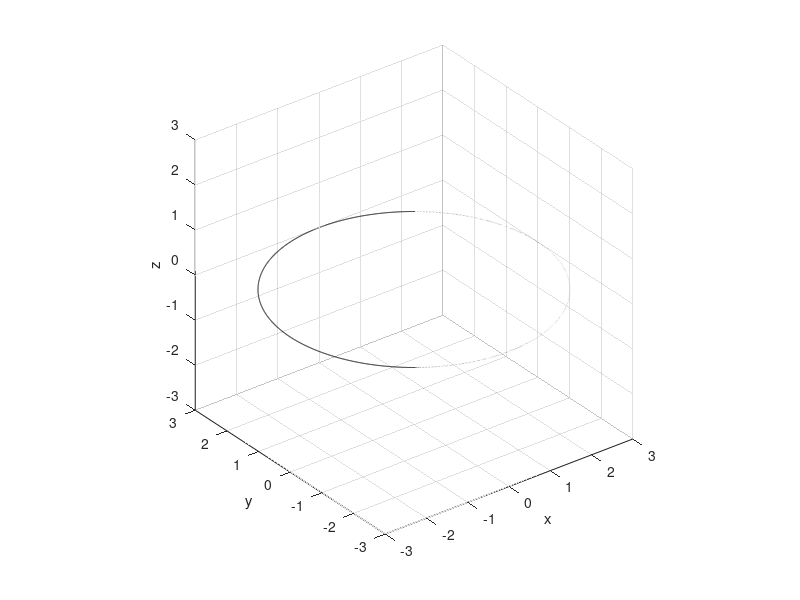

Reproduce this figure in MATLAB. (Note: this script raises an error after producing the figure.)
%  Author:
%   Rui Li (raysworld@outlook.com)
%
%  LOG:
%   2014-04-11: Create the file.
%   2014-05-20: Fix some small bugs, which solves some display issues in
%               32-bit OS.
%   2014-07-16: Add some comments
%   2014-07-17: Add output: 'O_pe_H', which corresponds to the center point
%               of the lower surface of the peg when the peg and hole are
%               touched each other.
%               Fixed a bug on edge_point determination.
%   2014-07-18��Distinguish radius of peg and radius of hole
%

%%
clear all
close all
clc
%% ����
% ��ײ���
R = 3;      % ��װ뾶
R_peg = 3.0;
R_hole = 3.0;
d_ecc = 1;  % ƫ�ľ�(��X_pe�᷽��)
h_ecc = 3;  % ƫ�ľ�(��Z_pe����)

% peg-e��hole����ϵ�Ĺ�ϵ����[Xpe Ype Zpe theta_xe theta_ye theta_ze]
theta_x_pe_H = pi/4;       % ���ƿ�(H)����ϵx��ת���ĽǶ�
theta_y_pe_H = pi/6;         % ���ƿ�(H)����ϵy��ת���ĽǶ�
theta_z_pe_H = 0;                % ���ƿ�(H)����ϵz��ת���ĽǶ�(���趨����Ϊ����Ҫ�ڸ��᷽����ת)
O_x_pe_H = 0.6;                         % ��ĵ������ĵ��ڿ�����ϵx�᷽��ƫ��׵����ĵ�ľ���
O_y_pe_H = 2.6;                         % ��ĵ������ĵ��ڿ�����ϵy�᷽��ƫ��׵����ĵ�ľ���
O_z_pe_H = 3;                         % ��ĵ������ĵ��ڿ�����ϵz�᷽��ƫ��׵����ĵ�ľ���

% ����ȫ�������棬�������ݲ����޸�!!!!!!!!!!!!!!!!!!!!!!!!!!!!!!!!!!!!!!!!!!!!!!!
%--------------------------------------------------------------------------
%% ��־λ
flag = [];
flag.outrange = 0;          % ��͵��Ƿ���hole��Χ�ڣ�����Ϊ0��������Ϊ1
flag.inter = 0;             % ͶӰ���Բ���������ֵΪn����n������
flag.contact = 0;           % ����׵ĽӴ��������ֵΪn����n���Ӵ��㣬-1Ϊ����Ӵ�
% �����͵��z����ֵ
d_lowest = NaN;

%% ��׼Բ�����ڸ��ֱ任�ͻ�ͼ
theta = linspace(0, 2*pi, 3601);
% rr = R;
% xx = rr * cos(t);
% yy = rr * sin(t);
% zz = zeros(1,length(t));
% ww = ones(1,length(t));

rr_p = R_peg;
xx_p = rr_p * cos(theta);
yy_p = rr_p * sin(theta);
zz_p = zeros(1,length(theta));
ww_p = ones(1,length(theta));

rr_h = R_hole;
xx_h = rr_p * cos(theta);
yy_h = rr_p * sin(theta);
zz_h = zeros(1,length(theta));
ww_h = ones(1,length(theta));


%%
% hole����ϵ(������ϵ)------------------------------------------------------
frame_H = eye(4);
% ����hole
plot3(xx_h, yy_h, zz_h, 'k');
hold on
% �������ע
xlabel('x'); ylabel('y'); zlabel('z');

grid on
axis equal
axis auto

% peg-e����ϵ(ƫ�����²��̶�)-----------------------------------------------

axis_o_pe = [1 0 0]';
axis_n_pe = [0 1 0]';
axis_a_pe = [0 0 1]';
O_pe = [0 0 0]';
frame_pe = [axis_o_pe axis_n_pe axis_a_pe O_pe;0 0 0 1];
% peg-e����ϵ��hole����ϵ�µı�ʾ(�任)
T_pe_H = trans([O_x_pe_H O_y_pe_H O_z_pe_H])*rot([0 1 0], theta_y_pe_H)*rot([1 0 0], theta_x_pe_H);
frame_pe_H = T_pe_H * frame_pe;
% peg-e����ϵ�������ᡢԭ����hole����ϵ�µı�ʾ(�任���)
axis_o_pe_H = frame_pe_H(1:3,1);      % peg-e����ϵ��x��
axis_n_pe_H = frame_pe_H(1:3,2);      % peg-e����ϵ��y��
axis_a_pe_H = frame_pe_H(1:3,3);      % peg-e����ϵ��z��
O_pe_H = frame_pe_H(1:3,4);                 % peg-e����ϵ��ԭ��

%% ����peg-e����Բ
% peg-e�����Բ
points = T_pe_H * [xx_p;yy_p;zz_p;ww_p];
plot3(points(1,:),points(2,:),points(3,:),'k');
hold on
% peg-e�����Բ��ԭ��
plot3(O_pe_H(1),O_pe_H(2),O_pe_H(3),'r.');
% peg-e�����Բ��XOY(hole)ƽ���ϵ�ͶӰ
plot3(points(1,:),points(2,:),zz_p,'k');


%%
px = points(1,:);
py = points(2,:);
pz = points(3,:);

% ca = cos(theta_x_pe_H);
% cb = cos(theta_y_pe_H);
% cc = cos(theta_z_pe_H);

ca = axis_o_pe' * axis_a_pe_H;
cb = axis_n_pe' * axis_a_pe_H;
cc = axis_a_pe' * axis_a_pe_H;
cs = ca^2 + cb^2;

cdelta = (px*ca + py*cb).^2 - cs*(px.^2 + py.^2 - R^2);

delta_idx = cdelta<0;
px(delta_idx) = NaN;
py(delta_idx) = NaN;
pz(delta_idx) = NaN;
cdelta(delta_idx) = NaN;

ppx=zeros(2, length(px));
ppy=zeros(2, length(px));
ppz=zeros(2, length(px));

t = [(-(px*ca+py*cb) + sqrt(cdelta)) / cs;...
    (-(px*ca+py*cb) - sqrt(cdelta)) / cs];

figure(4);
subplot(4,1,1);plot(theta,t(1,:));title('t(\Delta>0)');
subplot(4,1,2);plot(theta,t(2,:));title('t(\Delta<0)');
figure(1);

for i=1:2
    ppx(i,:) = px + t(i,:) * ca;
    ppy(i,:) = py + t(i,:) * cb;
    ppz(i,:) = pz + t(i,:) * cc;
    
    t_idx = t(i,:)<0;
    ppx(i,t_idx) = NaN;
    ppy(i,t_idx) = NaN;
    ppz(i,t_idx) = NaN;
    
    plot3(ppx(i,:),ppy(i,:),ppz(i,:),'Marker','.','Color',[rand(1) rand(1) rand(1)]);
    
    figure(4);
    subplot(4,1,i);hold on;plot(theta(t_idx),t(i,t_idx),'r.');
    figure(1);
end



% for i=1:length(ppx(1,:))
%     plot3(ppx(1,i),ppy(1,i),ppz(1,i),'Marker','.','Color','r');
% %     pause(0.05)
% end
% for i=1:length(ppx(1,:))
%     plot3(ppx(2,i),ppy(2,i),ppz(2,i),'Marker','.','Color','b');
% %     pause(0.05)
% end

real_ppz = ppz(1,:);
real_idx = isnan(ppz(1,:));
real_ppz(real_idx) = [];
idx1 = localMaximum(-real_ppz);
for i=1:length(idx1)
    temp = find(ppz(1,:) == real_ppz(idx1(i)));
    idx1(i) = temp(1);
end

real_ppz = ppz(2,:);
real_idx = isnan(ppz(2,:));
real_ppz(real_idx) = [];
idx2 = localMaximum(-real_ppz);
for i=1:length(idx2)
    temp = find(ppz(2,:) == real_ppz(idx2(i)));
    idx2(i) = temp;
end
% idx1 = localMaximum(-ppz(1,:));
% idx2 = localMaximum(-ppz(2,:));
% % ��ǳ�ʼ��ֵ��
% plot3(ppx(1,idx1), ppy(1,idx1), ppz(1,idx1), 'rd');
% plot3(ppx(2,idx2), ppy(2,idx2), ppz(2,idx2), 'bd');

figure(4);
subplot(4,1,3);plot(theta,ppz(1,:));title('z(\Delta>0)');
subplot(4,1,4);plot(theta,ppz(2,:));title('z(\Delta<0)');

subplot(4,1,3);hold on;plot(theta(idx1),ppz(1,idx1), 'g*');
subplot(4,1,4);hold on;plot(theta(idx2),ppz(2,idx2), 'g*');
figure(1);


% for 1
k=1;
delta1 = pi;
delta2 = pi;

theta_new1 = theta(idx1);
tt_new1 = zeros(1, length(idx1));
local_min_point1 = zeros(3, length(idx1));
ttt1 = zeros(length(idx1), 101);

theta_new2 = theta(idx2);
tt_new2 = zeros(1, length(idx2));
local_min_point2 = zeros(3, length(idx2));
ttt2 = zeros(length(idx2), 101);
while(k < 10)
    delta1 = delta1/2;
    delta2 = delta2/2;
    
    for i=1:length(idx1)
        aa = theta_new1(i)-delta1; if aa < 0 , aa = 0; end
        bb = theta_new1(i)+delta1; if bb > 2*pi , bb = 2*pi; end
        ttt1(i,:) = linspace(aa, bb, 101);
        P = create_ellipse_proj(R, ttt1(i,:), T_pe_H);
        px = P(1,:);
        py = P(2,:);
        pz = P(3,:);
        
        cdelta = (px*ca + py*cb).^2 - cs*(px.^2 + py.^2 - R^2);
        
        delta_idx = cdelta<0;
        px(delta_idx) = NaN;
        py(delta_idx) = NaN;
        pz(delta_idx) = NaN;
        cdelta(delta_idx) = NaN;
        
        t1 = (-(px*ca+py*cb) + sqrt(cdelta)) / cs;
        
        t_idx = t1<0;
        px(t_idx) = NaN;
        py(t_idx) = NaN;
        pz(t_idx) = NaN;
        t1(t_idx) = NaN;
        
        ppx1 = px + t1 * ca;
        ppy1 = py + t1 * cb;
        ppz1 = pz + t1 * cc;
        
        [~,min_idx] = min(ppz1);
        %         plot3(ppx1(min_idx), ppy1(min_idx), ppz1(min_idx), 'gd');
        
        theta_new1(i) = ttt1(i, min_idx);
        tt_new1(i) = t1(min_idx);
        local_min_point1(:,i) = [ppx1(min_idx), ppy1(min_idx), ppz1(min_idx)].';
        
        figure(4);
        subplot(4,1,1);hold on;plot(theta(min_idx),t(1,min_idx),'g*');
        figure(1);
    end
    %     plot3(local_min_point1(1,:), local_min_point1(2,:), local_min_point1(3,:), 'rd');
    
    for i=1:length(idx2)
        aa = theta_new2(i)-delta2; if aa < 0 , aa = 0; end
        bb = theta_new2(i)+delta2; if bb > 2*pi , bb = 2*pi; end
        ttt2(i,:) = linspace(aa, bb, 101);
        P = create_ellipse_proj(R, ttt2(i,:), T_pe_H);
        px = P(1,:);
        py = P(2,:);
        pz = P(3,:);
        
        cdelta = (px*ca + py*cb).^2 - cs*(px.^2 + py.^2 - R^2);
        
        delta_idx = cdelta<0;
        px(delta_idx) = NaN;
        py(delta_idx) = NaN;
        pz(delta_idx) = NaN;
        cdelta(delta_idx) = NaN;
        
        t2 = (-(px*ca+py*cb) - sqrt(cdelta)) / cs;
        
        t_idx = t2<0;
        px(t_idx) = NaN;
        py(t_idx) = NaN;
        pz(t_idx) = NaN;
        t2(t_idx) = NaN;
        
        ppx2 = px + t2 * ca;
        ppy2 = py + t2 * cb;
        ppz2 = pz + t2 * cc;
        
        %         plot3(ppx2, ppy2, ppz2, 'Marker','s','Color',[rand(1) rand(1) rand(1)]); hold on
        
        [~,min_idx] = min(ppz2);
        
        %         plot3(ppx2(min_idx), ppy2(min_idx), ppz2(min_idx), 'gd');
        %         pause;
        
        theta_new2(i) = ttt2(i, min_idx);
        tt_new2(i) = t2(min_idx);
        local_min_point2(:,i) = [ppx2(min_idx), ppy2(min_idx), ppz2(min_idx)].';
   
        figure(4);
        subplot(4,1,2);hold on;plot(theta(min_idx),t(2,min_idx),'g*');
        figure(1);
    end
    
    k=k+1;
    %     local_min_point1
    %     local_min_point2
    %     plot3(local_min_point1(1,:), local_min_point1(2,:), local_min_point1(3,:), 'gd');
    %     plot3(local_min_point2(1,:), local_min_point2(2,:), local_min_point2(3,:), 'gs');
    %     pause(0.5);
    local_min_point1
    local_min_point2
end
% local_min_point1
% local_min_point2
plot3(local_min_point1(1,:), local_min_point1(2,:), local_min_point1(3,:), 'r*');
plot3(local_min_point2(1,:), local_min_point2(2,:), local_min_point2(3,:), 'b*');

figure(4)
subplot(4,1,4);axis([0 7 0 10]);